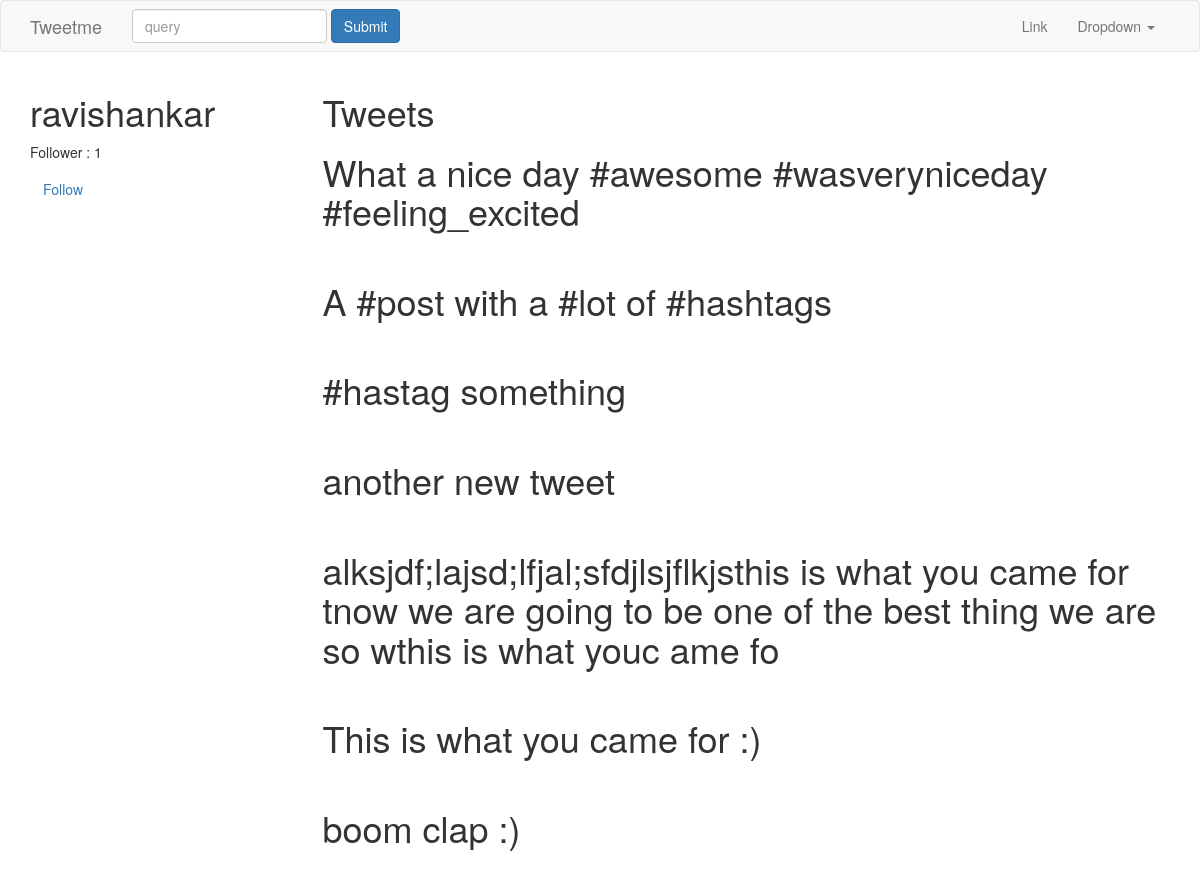
Page /profile/ravishankar/ (signed in, upper part) on the earlier database version.
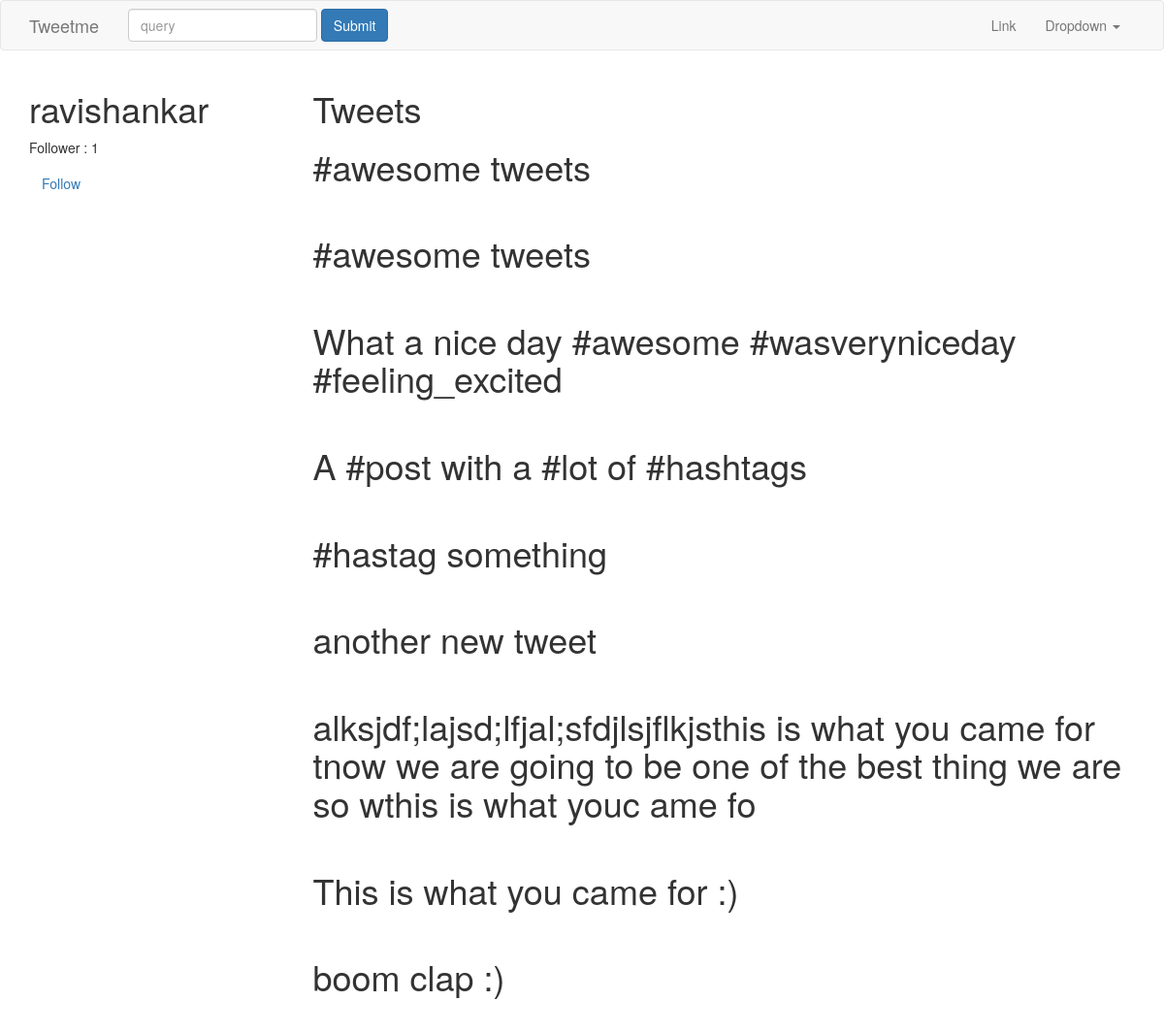
Same page on the later database version.
### tweets/models.py (models this page shows, shortened)
class Tweet(models.Model):
	parent		= models.ForeignKey("self", blank=True, null=True)
	user 		= models.ForeignKey(settings.AUTH_USER_MODEL)
	content 	= models.CharField(max_length=140, validators=[validate_content])
	updated 	= models.DateTimeField(auto_now=True)
	timestamp 	= models.DateTimeField(auto_now_add=True)
	objects = TweetManager()
	class Meta:
		ordering = ['-timestamp', 'content']

### accounts/views.py (the view, shortened to what this page needs)
# urls.py: url(r'^(?P<username>[\w.@+-]+)/$', UserDetailView.as_view(), name="detail"),#profile/1
class UserDetailView(DetailView):
	template_name = "accounts/user_profile.html"
	def get_object(self, *args, **kwargs):
		return get_object_or_404(User, username__iexact=self.kwargs.get("username"))
	def get_context_data(self, *args, **kwargs):
		context = super(UserDetailView, self).get_context_data(*args, **kwargs)
		following = UserProfile.objects.is_following(self.request.user, self.get_object())
		context["following"] = following
		return context

### accounts/models.py (called while the page is built)
	def all(self):
		qs = self.get_queryset().all()
		try:
			if self.instance:
				qs = qs.exclude(user=self.instance)
		except:
			pass
		return qs

	def is_following(self, user, followed_by_user):
		user_profile, created = UserProfile.objects.get_or_create(user=user)
		if created:
			return False
		if followed_by_user in user_profile.following.all():
			return True
		return False

	def get_following(self):
		users =  self.following.all()
		return users.exclude(username=self.user.username)

	def get_follow_url(self):
		return reverse_lazy("account:follow", kwargs={"username":self.user.username})

### accounts/templates/accounts/user_profile.html (shortened to what this page needs)
{% extends "base.html" %}
{% block content %}
    {% if object %}
    	<div class="row">
    		<div class="col-sm-3 col-xs-12" >
    			<h1>{{ object.username }}</h1>
    			<p>Follower : {{ object.followed_by.all.count }}</p>
    			<p><a href="{{ object.profile.get_follow_url }}" class="btn btn-link">
    			{% if following %}Un Follow {% else %} Follow {% endif %}</a></p>
    		</div>
    		<div class="col-sm-9 col-xs-12">
    			<h1>Tweets</h1>
    			{% for tweet in object.tweet_set.all %}
    				<h1>{{ tweet.content }}</h1><br>
    			{% endfor %}
    			{% for user in object.profile.get_following %}
    				<a href="/profile/{{ user.username }}"><p>{{ user.username }}</p></a><br>
    			{% empty %}
    				<p>No following</p>
    			{% endfor %}
    			{% for profile in object.followed_by.all %}
    				<a href="/profile/{{ profile.user.username }}"><p>{{ profile.user.username }}</p></a><br>
    			{% empty %}
    				<p>No follower</p>
    			{% endfor %}
    		</div>
    	</div>
	{% endif%}
{% endblock content %}

### templates/base.html (shortened to what this page needs)
{% load static %}
<!DOCTYPE html>
<html lang="en">
<head>
    <link href="{% static 'css/bootstrap.min.css' %}" rel="stylesheet">
    <link href="{% static 'css/style.css' %}" rel="stylesheet">
</head>
<body>
    {% include "navbar.html" %}
    <div class="container">
        {% block content %}
        {% endblock %}
    </div>
</body>
</html>

### templates/navbar.html (shortened to what this page needs)
<nav class="navbar navbar-default">
  <div class="container">
    <div class="navbar-header">
      <a class="navbar-brand" href="{% url 'home' %}">Tweetme</a>
    </div>
    {% include "tweets/tweet_search.html" %}
    <div class="collapse navbar-collapse" id="bs-example-navbar-collapse-1">
      <ul class="nav navbar-nav navbar-right">
        <li><a href="#">Link</a></li>
        <li class="dropdown">
          <a href="#" class="dropdown-toggle" data-toggle="dropdown" role="button" aria-haspopup="true" aria-expanded="false">Dropdown <span class="caret"></span></a>
        </li>
      </ul>
    </div>
  </div>
</nav>

### tweets/templates/tweets/tweet_search.html
<form action="{% url 'tweet:list' %}" method="GET" class="navbar-form navbar-left">
	<div class="form-group">
 <input type="text" id="input1" class="form-control"name="q" value="{{ request.GET.q }}" placeholder="query">
	</div>
	<input type="submit" class="btn btn-primary"value="Submit">
</form>

Differences in the rows shown:
added Tweet: content "#awesome tweets"
added Tweet: content "#awesome tweets"
